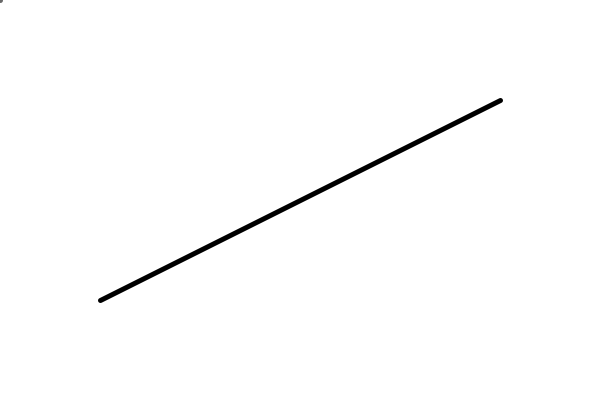
Frame 1 (no input)
Frame 60 (the mouse pressed at the canvas centre just before this capture): identical to frame 1, image omitted
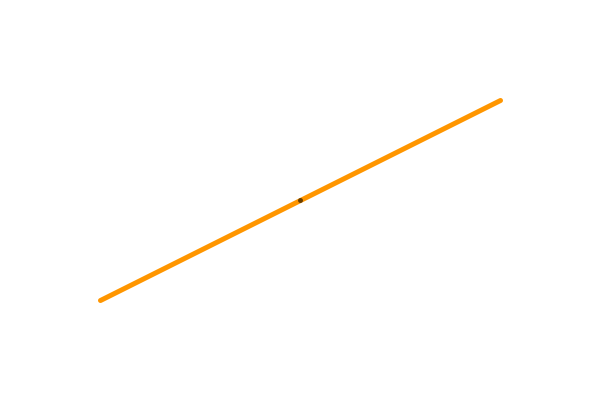
Frame 120 (the mouse held since frame 60 and released just before this capture)

The Processing sketch that drew these frames (run headless with seeded random() and noise(); from frame 60 on, the mouse is pressed at the canvas centre):

// Processing sketch: LinePoint
// ── LinePoint.pde

/*
LINE/POINT
 Jeff Thompson | 2015 | www.jeffreythompson.org
 
 Via: http://stackoverflow.com/a/17693146/1167783
 
 */

float px = 0;     // point position (set by mouse)
float py = 0;

float x1 = 100;   // line defined by two points
float y1 = 300;
float x2 = 500;
float y2 = 100;


void setup() {
  size(600,400);
  noCursor();
  
  strokeWeight(5);  // make things a little easier to see
}


void draw() {
  background(255);
  
  // set point to mouse coordinates
  px = mouseX;
  py = mouseY;
  
  // check for collision
  // if hit, change the color of the line
  boolean hit = linePoint(x1,y1, x2,y2, px,py);
  if (hit) stroke(255,150,0);
  else stroke(0);
  line(x1,y1, x2,y2);
  
  // draw the point
  stroke(0, 150);
  point(px,py);
}


// LINE/POINT
boolean linePoint(float x1, float y1, float x2, float y2, float px, float py) {
  
  // get distance from the point to the two ends of the line
  float d1 = dist(px,py, x1,y1);
  float d2 = dist(px,py, x2,y2);
  
  // get the length of the line
  float lineLen = dist(x1,y1, x2,y2);
  
  // since floats are so minutely accurate, add
  // a little buffer zone that will give collision
  float buffer = 0.1;    // higher # = less accurate
  
  // if the two distances are equal to the line's length, the
  // point is on the line!
  // note we use the buffer here to give a range, rather than one #
  if (d1+d2 >= lineLen-buffer && d1+d2 <= lineLen+buffer) {
    return true;
  }
  return false;
}
